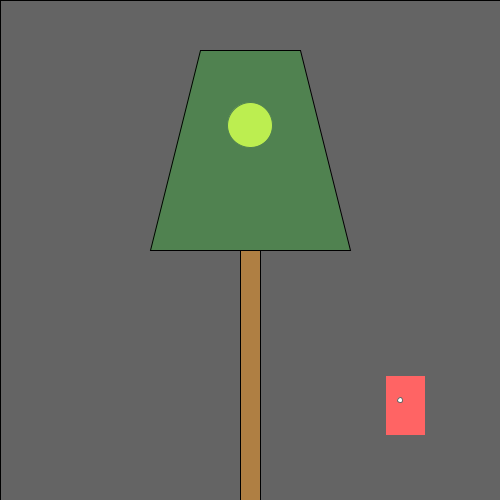
Frame 1 (no input)
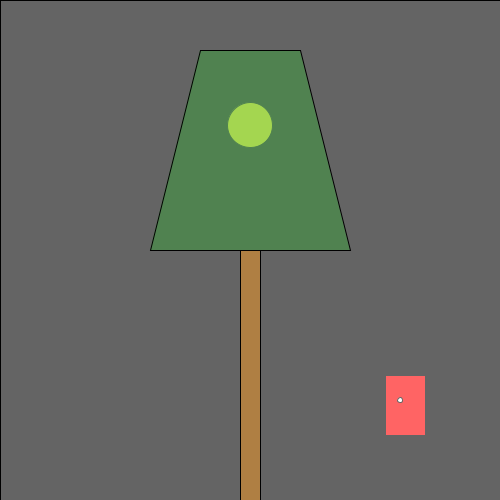
Frame 60 (the mouse pressed at the canvas centre just before this capture)
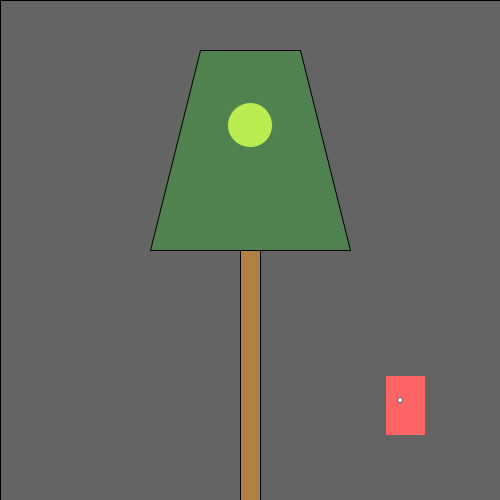
Frame 120 (the mouse held since frame 60 and released just before this capture)

The Processing sketch that drew these frames (run headless with seeded random() and noise(); from frame 60 on, the mouse is pressed at the canvas centre):

// Processing sketch: processing_160206
// ── processing_160206.pde

/*
  Norm Krumpe
  September 22, 2012
  Models a light that is triggered by motion (in this case, motion
  of the mouse).  The light also has a timer.  So, motion turns on the
  light, but a certain amount of time passing with no motion will
  cause the light to turn off again.
*/

// How close you need to get to the
// light sensor in order to turn on
// the light.  Higher values make it
// easier to trigger the light.  Distance
// is measured in pixels.
final int TRIGGER_DISTANCE = 200;

// The location of the sensor:
final int SWITCH_CENTER_X = 400;
final int SWITCH_CENTER_Y = 400;

// seconds until light shuts off automatically when there is no motion
final float SECONDS_UNTIL_AUTO_SHUTOFF = 10; 

// Light will initially be on because of this next value.
// Want the light off initially?  
// Set this to something less than SECONDS_UNTIL_AUTO_SHUTOFF
float timeOfLastTrigger = 0; 
boolean revealTriggerRegion = false;

// Just choose a window size
void setup() {
  size(500, 500);
}

// Each time the mouse moves, check to see
// if it triggered the motion sensor
void mouseMoved() {
  if (motionSensorWasTriggered()) {
    timeOfLastTrigger = millis()/1000.0;
  }
}

// When a key is pressed, toggle the "cheat" that
// reveals the motion sensor's trigger region.
void keyPressed() {
  revealTriggerRegion = !revealTriggerRegion;
}

// Draw the various parts of the scene
void draw() {
  background(0);

  drawLightSwitch();
  drawLamp();  
  drawTriggerRegion();
}

// Draws all components of the lamp
void drawLamp() {
  drawLight();
  fill(0, 255, 0, 50);
  quad(200, 50, 300, 50, 350, 250, 150, 250);
  fill(175, 127, 67);
  rect(240, 250, 20, 250);
}

// How the light gets drawn depends on whether
// the lightbulb is lit.
void drawLight() {

  if (secondsSinceLastTrigger() < SECONDS_UNTIL_AUTO_SHUTOFF) {
    // If the light is on:
    int strength = (int)random(156, 256);
    fill(strength, strength, 0);
    ellipse(250, 125, 45, 45);
    fill(255, 100);
    rect(0, 0, width, height);
  }

  else {
    // Light is off:
    fill(10, 10, 0);
    ellipse(250, 125, 45, 45);
  }
}

// Draw the light switch/sensor
void drawLightSwitch() {
  fill(255, 0, 0);
  rect(SWITCH_CENTER_X - 15, SWITCH_CENTER_Y - 25, 40, 60);
  fill(255);
  ellipse(SWITCH_CENTER_X, SWITCH_CENTER_Y, 5, 5);
}

// Return true if the mouse triggered the sensor
boolean motionSensorWasTriggered() {
  return distanceFromLightSwitch() < TRIGGER_DISTANCE;
}

// Compute the distance between the mouse and the sensor
float distanceFromLightSwitch() {  
  return dist(mouseX, mouseY, SWITCH_CENTER_X, SWITCH_CENTER_Y);
}

// Determine how long it has been since the motion sensor
// was last turned on.
float secondsSinceLastTrigger() {
  return millis()/1000.0 - timeOfLastTrigger;
}

// Show a "cheat" region so that you know where the mouse
// needs to go in order to trigger the light sensor
void drawTriggerRegion() {
  if (revealTriggerRegion) {
    fill(255, 25);
    ellipse(SWITCH_CENTER_X, SWITCH_CENTER_Y, 
    TRIGGER_DISTANCE * 2, TRIGGER_DISTANCE * 2);
  }
}
